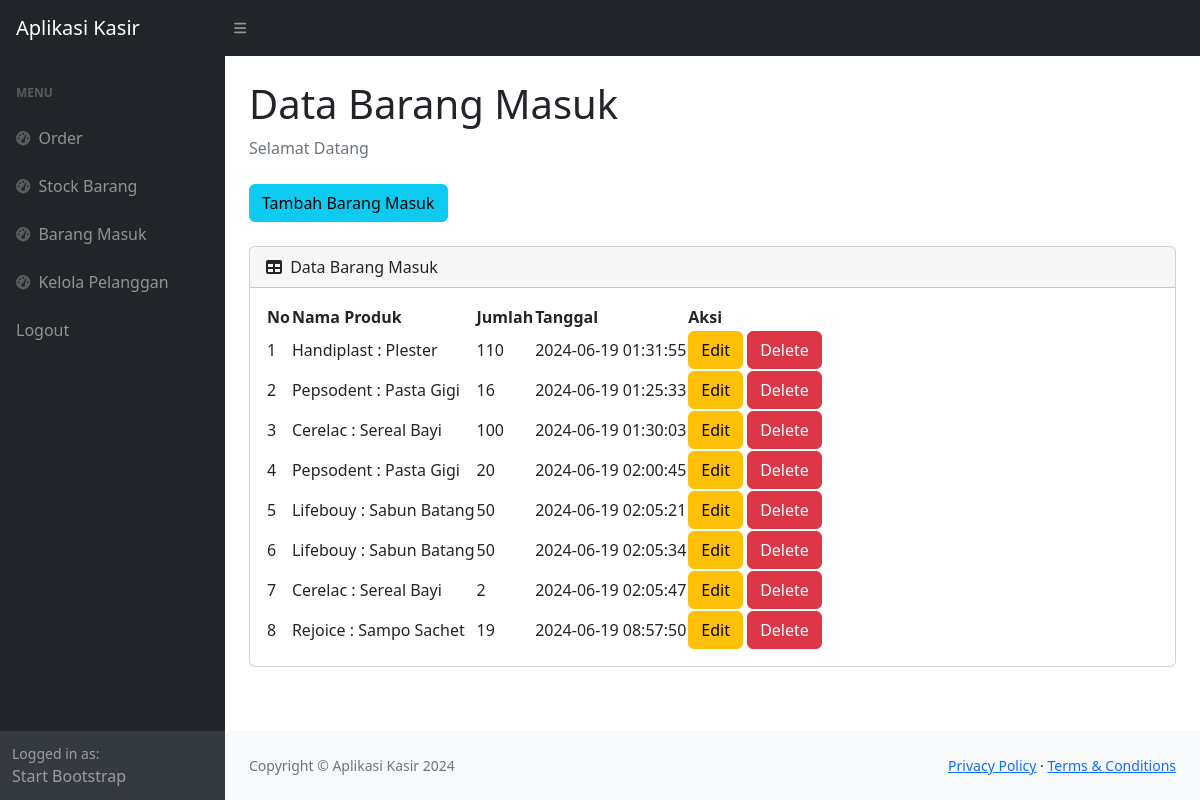
Screenshot of /barangmasuk.php (signed in) with the database file from the repository.
### tables this page shows
CREATE TABLE `masuk` (
  `id_masuk` int(11) NOT NULL,
  `id_produk` int(11) NOT NULL,
  `qty` int(11) NOT NULL,
  `tanggal_masuk` timestamp NOT NULL DEFAULT current_timestamp() ON UPDATE current_timestamp()
);

CREATE TABLE `produk` (
  `id_produk` int(11) NOT NULL,
  `nama_produk` varchar(20) NOT NULL,
  `deskripsi` varchar(30) NOT NULL,
  `harga` int(11) NOT NULL,
  `stock` int(11) NOT NULL
);

### barangmasuk.php (the view, shortened to what this page needs)
<?php
require 'ceklogin.php';
?>
<!DOCTYPE html>
<html lang="en">
    <head>
        <link href="css/styles.css" rel="stylesheet" />
        <link href="https://cdn.datatables.net/1.10.20/css/dataTables.bootstrap4.min.css" rel="stylesheet"/>
    </head>
    <body class="sb-nav-fixed">
        <nav class="sb-topnav navbar navbar-expand navbar-dark bg-dark">
            <a class="navbar-brand ps-3" href="index.php">Aplikasi Kasir</a>
            <button class="btn btn-link btn-sm order-1 order-lg-0 me-4 me-lg-0" id="sidebarToggle" href="#!"><i class="fas fa-bars"></i></button>
        </nav>
        <div id="layoutSidenav">
            <div id="layoutSidenav_nav">
                <nav class="sb-sidenav accordion sb-sidenav-dark" id="sidenavAccordion">
                    <div class="sb-sidenav-menu">
                        <div class="nav">
                            <div class="sb-sidenav-menu-heading">Menu</div>
                            <a class="nav-link" href="index.php">
                                <div class="sb-nav-link-icon"><i class="fas fa-tachometer-alt"></i></div>
                                Order
                            </a>
                            <a class="nav-link" href="stock.php">
                                <div class="sb-nav-link-icon"><i class="fas fa-tachometer-alt"></i></div>
                                Stock Barang
                            </a>
                            <a class="nav-link" href="barangmasuk.php">
                                <div class="sb-nav-link-icon"><i class="fas fa-tachometer-alt"></i></div>
                                Barang Masuk
                            </a>
                            <a class="nav-link" href="pelanggan.php">
                                <div class="sb-nav-link-icon"><i class="fas fa-tachometer-alt"></i></div>
                                Kelola Pelanggan
                            </a>
                            <a class="nav-link" href="logout.php">
                                Logout
                            </a>
                        </div>
                    </div>
                    <div class="sb-sidenav-footer">
                        <div class="small">Logged in as:</div>
                        Start Bootstrap
                    </div>
                </nav>
            </div>
            <div id="layoutSidenav_content">
                <main>
                    <div class="container-fluid px-4">
                        <h1 class="mt-4">Data Barang Masuk</h1>
                        <ol class="breadcrumb mb-4">
                            <li class="breadcrumb-item active">Selamat Datang</li>
                        </ol>
                        <button type="button" class="btn btn-info mb-4" data-toggle="modal" data-target="#myModal">
                            Tambah Barang Masuk
                        </button>
                        <div class="card mb-4">
                            <div class="card-header">
                                <i class="fas fa-table me-1"></i>
                                Data Barang Masuk
                            </div>
                            <div class="card-body">
                                <table id="datatablesSimple">
                                    <thead>
                                        <tr>
                                            <th>No</th>
                                            <th>Nama Produk</th>
                                            <th>Jumlah</th>
                                            <th>Tanggal</th>
                                            <th>Aksi</th>
                                        </tr>
                                    </thead>
                                    <tbody>
                                    <?php
                                    $get = mysqli_query($c, "select * from masuk m, produk p where m.id_produk=p.id_produk");
                                    $i = 1;
                                    while($p=mysqli_fetch_array($get)){
                                    $id_masuk = $p['id_masuk'];
                                    $nama_produk = $p['nama_produk'];
                                    $deskripsi = $p['deskripsi'];
                                    $qty = $p['qty'];
                                    $tanggal = $p['tanggal_masuk'];
                                    ?>
                                        <tr?>
                                            <td><?=$i++;?></td>
                                            <td><?=$nama_produk;?> : <?=$deskripsi;?></td>
                                            <td><?=$qty;?></td>
                                            <td><?=$tanggal;?></td>
                                            <td>
                                                <button type="button" class="btn btn-warning" data-toggle="modal" data-target="#edit<?=$id_masuk;?>">
                                                    Edit
                                                </button>
                                                <button type="button" class="btn btn-danger" data-toggle="modal" data-target="#delete<?=$id_masuk;?>">
                                                    Delete
                                                </button>
                                            </td>
                                    <?php
                                    };
                                    ?>
                                    </tbody>
                                </table>
                            </div>
                        </div>
                    </div>
                </main>
                <footer class="py-4 bg-light mt-auto">
                    <div class="container-fluid px-4">
                        <div class="d-flex align-items-center justify-content-between small">
                            <div class="text-muted">Copyright &copy; Aplikasi Kasir 2024</div>
                            <div>
                                <a href="#">Privacy Policy</a>
                                &middot;
                                <a href="#">Terms &amp; Conditions</a>
                            </div>
                        </div>
                    </div>
                </footer>
            </div>
        </div>
    </body>
</html>

### rows the page displays
masuk: id_produk.nama_produk "Handiplast", id_produk.deskripsi "Plester", qty "110", tanggal_masuk "2024-06-19 01:31:55"
masuk: id_produk.nama_produk "Pepsodent", id_produk.deskripsi "Pasta Gigi", qty "16", tanggal_masuk "2024-06-19 01:25:33"
masuk: id_produk.nama_produk "Cerelac", id_produk.deskripsi "Sereal Bayi", qty "100", tanggal_masuk "2024-06-19 01:30:03"
masuk: id_produk.nama_produk "Pepsodent", id_produk.deskripsi "Pasta Gigi", qty "20", tanggal_masuk "2024-06-19 02:00:45"
masuk: id_produk.nama_produk "Lifebouy", id_produk.deskripsi "Sabun Batang", qty "50", tanggal_masuk "2024-06-19 02:05:21"
masuk: id_produk.nama_produk "Lifebouy", id_produk.deskripsi "Sabun Batang", qty "50", tanggal_masuk "2024-06-19 02:05:34"
masuk: id_produk.nama_produk "Cerelac", id_produk.deskripsi "Sereal Bayi", qty "2", tanggal_masuk "2024-06-19 02:05:47"
masuk: id_produk.nama_produk "Rejoice", id_produk.deskripsi "Sampo Sachet", qty "19", tanggal_masuk "2024-06-19 08:57:50"
